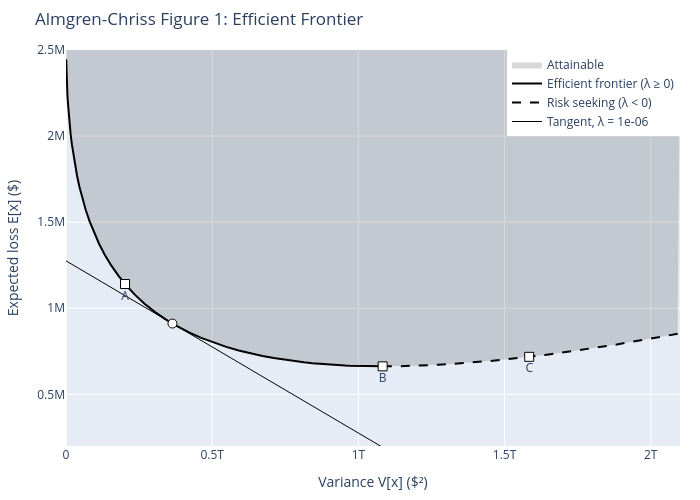

The cell this chart's notebook holds for it:
### Markdown cell above
## Replicating Figure 1

Almgren and Chriss plot the frontier with the Table 1 parameters: one million
shares at \$50, sold over $T = 5$ days in $N = 5$ daily trades. Their curve
also continues past the risk-neutral point B into $\lambda < 0$ (dashed): a
risk-seeking trader who delays selling pays more in both expected cost and
variance, so this branch is not efficient. For $\lambda < 0$, $\tilde\kappa^2 <
0$ and the schedule becomes $x_j = X \sin(\omega(T - t_j)) / \sin(\omega T)$,
with $\frac{2}{\tau^2}(1 - \cos(\omega\tau)) = -\tilde\kappa^2$. The branch
ends where the first trade would turn into a purchase,
$\omega(T - \tau/2) = \pi/2$, since the model assumes a pure sell program.

The fixed cost $\epsilon X$ (half the spread on every share) is the same for
every monotone schedule, so it is added on top of `expected_cost`. The
straight line is tangent at $\lambda = 10^{-6}$, with slope $-\lambda$, and
points A, B, C are $\lambda = 2 \times 10^{-6}$, $0$, and $-2 \times 10^{-7}$.

### Code cell
# Table 1 parameters, suffixed so the inputs above are not overwritten
X_paper = 1e6  # shares
T_paper = 5.0  # days
N_paper = 5  # daily trades
tau_paper = T_paper / N_paper  # days
sigma_paper = 0.95  # $/share/sqrt(day)
epsilon_paper = 0.0625  # $/share, half the bid-ask spread
eta_paper = 2.5e-6  # $*day/share^2
gamma_paper = 2.5e-7  # $/share^2

# Most negative lambda before the first trade turns into a purchase:
# omega(T - tau/2) = pi/2, mapped back through (2/tau) sin(omega tau/2)
eta_tilde_paper = eta_paper - 0.5 * gamma_paper * tau_paper
omega_max = np.pi / (2 * (T_paper - 0.5 * tau_paper))
lam_min = -(
    (2 / tau_paper * np.sin(0.5 * omega_max * tau_paper)) ** 2
    * eta_tilde_paper
    / sigma_paper**2
)


def frontier_point(lam: float) -> tuple[float, float]:
    kappa = decay_parameter(lam, sigma_paper, eta_paper, gamma_paper, tau_paper)
    holdings = optimal_holdings(X_paper, T_paper, N_paper, kappa)
    variance = cost_variance(holdings, tau_paper, sigma_paper)
    cost = (
        expected_cost(holdings, tau_paper, gamma_paper, eta_paper)
        + epsilon_paper * X_paper
    )
    return variance, cost


efficient_lambdas = np.concatenate([[0.0], np.logspace(-9, -4, 80)])
risk_seeking_lambdas = np.linspace(0.999 * lam_min, 0.0, 60)
efficient_points = np.array([frontier_point(lam) for lam in efficient_lambdas])
risk_seeking_points = np.array([frontier_point(lam) for lam in risk_seeking_lambdas])

# Attainable region: everything above the lower boundary traced by both branches
boundary = np.concatenate([efficient_points, risk_seeking_points])
boundary = boundary[np.argsort(boundary[:, 0])]
v_max, e_top = 2.1e12, 2.5e6

lam_tangent = 1e-6
v_tangent, e_tangent = frontier_point(lam_tangent)
v_line = np.array([0.0, v_max])

fig = go.Figure()
fig.add_trace(
    go.Scatter(
        x=[*boundary[:, 0], v_max, 0.0],
        y=[*boundary[:, 1], e_top, e_top],
        fill="toself",
        fillcolor="rgba(0, 0, 0, 0.15)",
        line={"width": 0},
        name="Attainable",
        hoverinfo="skip",
    )
)
fig.add_trace(
    go.Scatter(
        x=efficient_points[:, 0],
        y=efficient_points[:, 1],
        mode="lines",
        name="Efficient frontier (λ ≥ 0)",
        line={"width": 2, "color": "black"},
    )
)
fig.add_trace(
    go.Scatter(
        x=risk_seeking_points[:, 0],
        y=risk_seeking_points[:, 1],
        mode="lines",
        name="Risk seeking (λ < 0)",
        line={"width": 2, "color": "black", "dash": "dash"},
    )
)
fig.add_trace(
    go.Scatter(
        x=v_line,
        y=e_tangent - lam_tangent * (v_line - v_tangent),
        mode="lines",
        name=f"Tangent, λ = {lam_tangent:.0e}",
        line={"width": 1, "color": "black"},
    )
)
fig.add_trace(
    go.Scatter(
        x=[v_tangent],
        y=[e_tangent],
        mode="markers",
        showlegend=False,
        marker={"size": 9, "color": "white", "line": {"width": 1, "color": "black"}},
    )
)
points_labeled = {"A": 2e-6, "B": 0.0, "C": -2e-7}
labeled = np.array([frontier_point(lam) for lam in points_labeled.values()])
fig.add_trace(
    go.Scatter(
        x=labeled[:, 0],
        y=labeled[:, 1],
        mode="markers+text",
        text=list(points_labeled),
        textposition="bottom center",
        showlegend=False,
        marker={
            "size": 9,
            "symbol": "square",
            "color": "white",
            "line": {"width": 1, "color": "black"},
        },
    )
)
fig.update_layout(
    title="Almgren-Chriss Figure 1: Efficient Frontier",
    xaxis_title="Variance V[x] ($²)",
    yaxis_title="Expected loss E[x] ($)",
    xaxis_range=[0.0, v_max],
    yaxis_range=[0.2e6, e_top],
    width=700,
    height=500,
    margin={"l": 60, "r": 20, "t": 50, "b": 50},
    legend={"x": 1, "xanchor": "right", "y": 1, "yanchor": "top"},
)
fig.write_image("output/efficient_frontier.png", scale=2)
fig.show()

for name, (v, e) in zip(points_labeled, labeled):
    print(f"{name}: V = {v / 1e12:.3f}e12 $², E = {e / 1e6:.3f}e6 $")

### Figure 1 — Plotly figure (JSON) as saved in the notebook; plotly's stock layout.template omitted (floating-point values rounded to 4 significant figures; data arrays with more than 128 entries replaced by an {"elided": "..."} marker saying what was removed)
{"data": [{"fill": "toself", "fillcolor": "rgba(0, 0, 0, 0.15)", "hoverinfo": "skip", "line": {"width": 0}, "name": "Attainable", "type": "scatter", "x": {"elided": "143 float values"}, "y": {"elided": "143 float values"}}, {"line": {"color": "black", "width": 2}, "mode": "lines", "name": "Efficient frontier (λ ≥ 0)", "type": "scatter", "x": [1083000000000.0, 1081000000000.0, 1081000000000.0, 1081000000000.0, 1080000000000.0, 1080000000000.0, 1079000000000.0, 1079000000000.0, 1078000000000.0, 1077000000000.0, 1076000000000.0, 1075000000000.0, 1074000000000.0, 1073000000000.0, 1071000000000.0, 1069000000000.0, 1067000000000.0, 1065000000000.0, 1062000000000.0, 1059000000000.0, 1055000000000.0, 1050000000000.0, 1046000000000.0, 1040000000000.0, 1033000000000.0, 1026000000000.0, 1017000000000.0, 1008000000000.0, 996700000000.0, 984200000000.0, 970100000000.0, 954200000000.0, 936400000000.0, 916500000000.0, 894300000000.0, 869800000000.0, 842900000000.0, 813500000000.0, 781600000000.0, 747400000000.0, 710900000000.0, 672400000000.0, 632200000000.0, 590600000000.0, 548200000000.0, 505400000000.0, 462800000000.0, 420800000000.0, 380000000000.0, 340800000000.0, 303600000000.0, 268700000000.0, 236200000000.0, 206400000000.0, 179100000000.0, 154600000000.0, 132500000000.0, 112900000000.0, 95620000000.0, 80450000000.0, 67250000000.0, 55850000000.0, 46070000000.0, 37760000000.0, 30750000000.0, 24870000000.0, 19990000000.0, 15970000000.0, 12690000000.0, 10020000000.0, 7870000000.0, 6151000000.0, 4785000000.0, 3706000000.0, 2859000000.0, 2198000000.0, 1684000000.0, 1287000000.0, 980200000.0, 745100000.0, 565100000.0], "y": [662500.0, 662500.0, 662500.0, 662500.0, 662500.0, 662500.0, 662500.0, 662500.0, 662500.0, 662500.0, 662500.0, 662500.0, 662500.0, 662500.0, 662500.0, 662600.0, 662600.0, 662600.0, 662600.0, 662700.0, 662700.0, 662800.0, 662900.0, 663000.0, 663200.0, 663400.0, 663700.0, 664100.0, 664700.0, 665300.0, 666200.0, 667400.0, 668900.0, 670900.0, 673400.0, 676700.0, 680800.0, 686000.0, 692500.0, 700600.0, 710600.0, 722800.0, 737500.0, 755100.0, 775900.0, 800200.0, 828100.0, 860000.0, 895800.0, 935600.0, 979300.0, 1027000.0, 1078000.0, 1132000.0, 1189000.0, 1249000.0, 1311000.0, 1375000.0, 1440000.0, 1506000.0, 1572000.0, 1639000.0, 1705000.0, 1770000.0, 1833000.0, 1894000.0, 1953000.0, 2009000.0, 2062000.0, 2112000.0, 2158000.0, 2201000.0, 2241000.0, 2277000.0, 2310000.0, 2339000.0, 2366000.0, 2390000.0, 2411000.0, 2430000.0, 2447000.0]}, {"line": {"color": "black", "dash": "dash", "width": 2}, "mode": "lines", "name": "Risk seeking (λ < 0)", "type": "scatter", "x": [2092000000000.0, 2063000000000.0, 2035000000000.0, 2007000000000.0, 1980000000000.0, 1954000000000.0, 1928000000000.0, 1903000000000.0, 1878000000000.0, 1854000000000.0, 1830000000000.0, 1807000000000.0, 1784000000000.0, 1762000000000.0, 1740000000000.0, 1718000000000.0, 1697000000000.0, 1677000000000.0, 1657000000000.0, 1637000000000.0, 1618000000000.0, 1599000000000.0, 1580000000000.0, 1562000000000.0, 1544000000000.0, 1527000000000.0, 1509000000000.0, 1493000000000.0, 1476000000000.0, 1460000000000.0, 1444000000000.0, 1428000000000.0, 1413000000000.0, 1398000000000.0, 1383000000000.0, 1368000000000.0, 1354000000000.0, 1340000000000.0, 1326000000000.0, 1312000000000.0, 1299000000000.0, 1286000000000.0, 1273000000000.0, 1260000000000.0, 1248000000000.0, 1235000000000.0, 1223000000000.0, 1212000000000.0, 1200000000000.0, 1188000000000.0, 1177000000000.0, 1166000000000.0, 1155000000000.0, 1144000000000.0, 1134000000000.0, 1123000000000.0, 1113000000000.0, 1103000000000.0, 1093000000000.0, 1083000000000.0], "y": [851500.0, 842400.0, 833700.0, 825300.0, 817200.0, 809500.0, 802100.0, 794900.0, 788100.0, 781500.0, 775200.0, 769100.0, 763300.0, 757700.0, 752400.0, 747300.0, 742400.0, 737700.0, 733200.0, 728900.0, 724800.0, 720900.0, 717200.0, 713600.0, 710200.0, 706900.0, 703800.0, 700900.0, 698100.0, 695400.0, 692900.0, 690500.0, 688200.0, 686100.0, 684000.0, 682100.0, 680300.0, 678600.0, 677000.0, 675500.0, 674100.0, 672800.0, 671600.0, 670400.0, 669400.0, 668400.0, 667600.0, 666800.0, 666100.0, 665400.0, 664800.0, 664300.0, 663900.0, 663500.0, 663200.0, 662900.0, 662700.0, 662600.0, 662500.0, 662500.0]}, {"line": {"color": "black", "width": 1}, "mode": "lines", "name": "Tangent, λ = 1e-06", "type": "scatter", "x": [0.0, 2100000000000.0], "y": [1275000.0, -824600.0]}, {"marker": {"color": "white", "line": {"color": "black", "width": 1}, "size": 9}, "mode": "markers", "showlegend": false, "type": "scatter", "x": [364100000000.0], "y": [911200.0]}, {"marker": {"color": "white", "line": {"color": "black", "width": 1}, "size": 9, "symbol": "square"}, "mode": "markers+text", "showlegend": false, "text": ["A", "B", "C"], "textposition": "bottom center", "type": "scatter", "x": [201900000000.0, 1083000000000.0, 1584000000000.0], "y": [1141000.0, 662500.0, 718000.0]}], "layout": {"height": 500, "legend": {"x": 1, "xanchor": "right", "y": 1, "yanchor": "top"}, "margin": {"b": 50, "l": 60, "r": 20, "t": 50}, "title": {"text": "Almgren-Chriss Figure 1: Efficient Frontier"}, "width": 700, "xaxis": {"range": [0.0, 2100000000000.0], "title": {"text": "Variance V[x] ($²)"}}, "yaxis": {"range": [200000.0, 2500000.0], "title": {"text": "Expected loss E[x] ($)"}}}}
